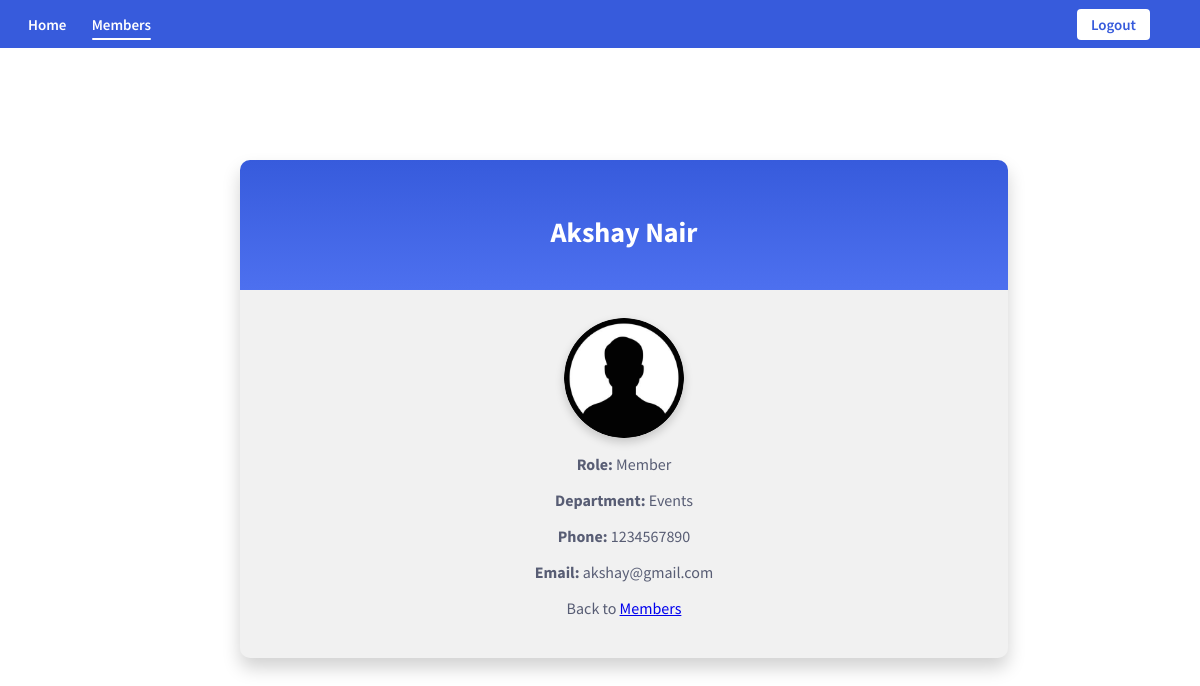
Page /main/members/details/1/ (signed in) on the committed database.
### members/models.py (models this page shows, shortened)
class Member(models.Model):
    firstname = models.CharField(max_length=255)
    lastname = models.CharField(max_length=255)
    phone = models.CharField(
        max_length=10,
        validators=[RegexValidator(r'^\d{10}$', "Phone number must be exactly 10 digits")],
        null=True,
        blank=True
    )
    joined_date = models.DateField(null=True, blank=True)
    username = models.CharField(max_length=255, unique=True)
    password = models.CharField(max_length=255, validators=[MinLengthValidator(5)])
    email = models.CharField(max_length=255, unique=True, null=True, blank=True)
    departments = models.ManyToManyField(Department, blank=True)
    role = models.ForeignKey(
        Role,
        on_delete=models.SET_NULL,
        null=True,
        blank=True
    )
    profile_photo = models.ImageField(
        upload_to='profile_photos/',
        null=True,
        blank=True
    )

class Role(models.Model):
    ROLE_MEMBER = 'member'
    ROLE_HEAD = 'head'
    ROLE_SECRETARIAT = 'secretariat'
    ROLE_ADMIN = 'admin'
    ROLE_CHOICES = [
        (ROLE_MEMBER, 'Member'),
        (ROLE_HEAD, 'Head'),
        (ROLE_SECRETARIAT, 'Secretariat'),
        (ROLE_ADMIN, 'Admin'),
    ]
    name = models.CharField(
        max_length=20,
        choices=ROLE_CHOICES,
        unique=True
    )
    def __str__(self):
        return self.get_name_display()

class Department(models.Model):
    name = models.CharField(max_length=255, unique=True)
    heads = models.ManyToManyField(
        'Member',
        blank=True,
        related_name='headed_departments'
    )

### members/views.py (the view)
# urls.py: path('main/members/details/<int:id>/', views.details, name='details'),
def details(request, id):
    mymember = get_object_or_404(Member, id=id)
    current_user = get_current_user(request)
    departments = Department.objects.all()
    context = {
        'mymember': mymember,
        'departments': departments,
        'current_user' : current_user,
    }
    return render(request, 'details.html', context)

### members/utils.py (called while the page is built)
def get_current_user(request):
    member_id = request.session.get('member_id')
    if not member_id:
        return None
    try:
        return Member.objects.get(id=member_id)
    except Member.DoesNotExist:
        return None

### members/templates/details.html (shortened to what this page needs)
{% extends "master.html" %}
{% block content %}
<div class="mycard">
    {% load static %}
    <h1>{{ mymember.firstname }} {{ mymember.lastname }}</h1>
    <div class="profile">
        <div style="text-align:center; margin-bottom:15px;">
            {% if mymember.profile_photo %}
                <img src="{{ mymember.profile_photo.url }}" class="profile-pic">
            {% else %}
                <img src="{% static 'images/default_profile.png' %}" class="profile-pic">
            {% endif %}
        </div>
        <p><strong>Role:</strong> {{ mymember.role }}</p>
        <p><strong>Department:</strong>
            {% for dept in mymember.headed_departments.all %}
                {{ dept.name }}{% if not forloop.last %}, {% endif %}
            {% empty %}
                None
            {% endfor %}
        </p>
        <p><strong>Phone:</strong> {{ mymember.phone }}</p>
        <p><strong>Email:</strong> {{ mymember.email }}</p>
    </div>
    <p style="text-align: center; margin-top: 15px;" class="link">Back to <a href="/main/members">Members</a></p>
</div>
{% endblock %}

### mystaticfiles/mystyles.css (style rules this page uses)
body { margin: 0; font-family: 'Source Sans Pro', sans-serif; font-size: 16px; color: #585d74; background: #ffffff00; z-index: 0; }
.mycard { background-color: #f1f1f1; background-image: linear-gradient(to bottom, #375BDC, #4D70EF); background-size: 100% 130px; background-repeat: no-repeat; border-radius: 10px; box-shadow: 0 10px 18px rgba(0, 0, 0, 0.18); padding: 24px; width: 60vw; position: fixed; left: 20vw; top:20vh; }
.mycard h1 { text-align: center; color: #ffffff; margin: 0; padding: 30px 0 36px 0; font-size: 28px; }
.mycard .profile { justify-items: center; margin-top: 4vh; }
.profile-pic { width: 120px; height: 120px; border-radius: 50%; object-fit: cover; display: block; margin: 0 auto 14px auto; box-shadow: 0 4px 10px rgba(0, 0, 0, 0.18); }

### rows in the picture
Member: firstname "Akshay", lastname "Nair", profile_photo (picture), role "Member", phone "1234567890", email "akshay@gmail.com"
Department: name "Events"
